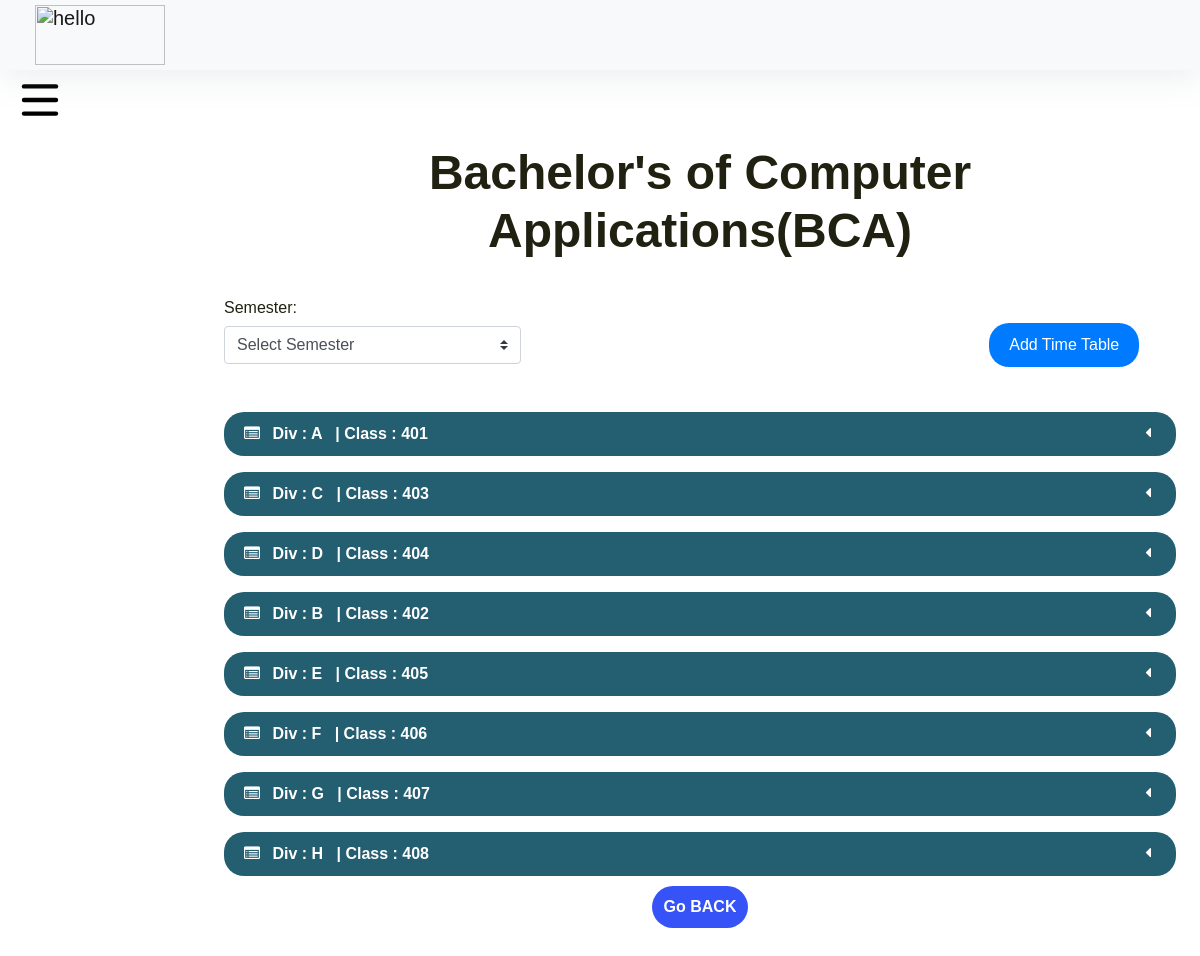
/dept_admin/course_time-table.php?course_code=BCA (signed in), run on the app's committed database.
### tables this page shows
CREATE TABLE IF NOT EXISTS `courses` (
  `course_id` int NOT NULL AUTO_INCREMENT,
  `course_code` varchar(10) NOT NULL,
  `course_name` varchar(50) NOT NULL,
  `no_of_semester` varchar(10) NOT NULL,
  `dept_id` varchar(10) NOT NULL,
  `stream_id` varchar(10) NOT NULL,
  `fees_per_sem` varchar(6) NOT NULL,
  PRIMARY KEY (`course_id`)
);

CREATE TABLE IF NOT EXISTS `class` (
  `id` int NOT NULL AUTO_INCREMENT,
  `class_id` varchar(10) NOT NULL,
  `dept_id` varchar(10) NOT NULL,
  `course_code` varchar(10) NOT NULL,
  `sem` varchar(10) NOT NULL,
  `division` varchar(10) NOT NULL,
  `no_of_student` varchar(10) NOT NULL,
  `teacher_code` varchar(10) DEFAULT NULL,
  PRIMARY KEY (`id`),
  UNIQUE KEY `class_id` (`class_id`)
);

### dept_admin/course_time-table.php (the view, shortened to what this page needs)
<?php include('../common/header.php') ?>
<?php
require_once "../connection/connection.php";
?>
<?php
$course_code = "";
$row = "";
$select = 1;
if (isset($_GET['course_code'])) {
    $course_code = $_GET['course_code'];
    $query = "SELECT * FROM courses WHERE course_code ='$course_code'";
    $result = mysqli_query($con, $query);
    if ((mysqli_num_rows($result)) > 0) {
        $row = mysqli_fetch_array($result);
    } else {
        echo "<script>alert ('NO data found');</script>";
        echo "<script>window.location.href='time-table.php';</script>";
    }
}
?>
<!doctype html>
<html lang="en">
<head>
    <link rel="stylesheet" type="text/css" href="../bootstrap/css/bootstrap.min.css">
    <link rel="stylesheet" type="text/css" href="../css/footer.css">
    <link rel="stylesheet" type="text/css" href="../css/header.css">
    <link rel="stylesheet" type="text/css" href="../css/style.css">
    <link rel="stylesheet" href="https://stackpath.bootstrapcdn.com/font-awesome/4.7.0/css/font-awesome.min.css">
</head>
<body>
    <main role="main" class="col-xl-10 col-lg-12 col-md-12 ml-sm-auto px-md-4 pt-4 mb-2 w-100">
        <div class="sub-main">
            <div class="p-0 rounded text-center">
                <h1>
                    <?php echo $row['course_name'] . "(" . $row['course_code'] . ")"; ?>
                </h1>
            </div>
            <div class="row">
                <div class="col-md-8"></div>
                <div class="col-md-3 ml-5 ">
                    <div class="col-md-12 pt-3 ml-5">
                    </div>
                </div>
            </div>
            <div class="row">
                <div class="col-md-12">
                    <form id="filter" action="course_time-table.php?course_code=<?= $course_code ?>" method="post">
                        <div class="row mt-3">
                            <div class="col-md-4">
                                <div class="form-group">
                                    <label for="exampleInputEmail1">Semester:</label>
                                    <div class="d-flex">
                                        <select class="browser-default custom-select" name="sem" required=""
                                            id="sem_select">
                                            <option value="" hidden>Select Semester</option>
                                        </select>
                                    </div>
                                </div>
                            </div>
                            <div class="col-md-5 align-items-baseline pt-4" style="text-align: center;"></div>
                            <div class="col-md-3 align-items-baseline pt-4" style="text-align: center;">
                                <button type="button" class="btn btn-primary mr-2" data-toggle="modal"
                                    data-target=".bd-example-modal-lg">Add Time Table</button>
                            </div>
                        </div>
                    </form>
                </div>
            </div>
            <?php
            $class_query = "SELECT * FROM class WHERE course_code='$course_code' AND sem='$select'";
            $class_run = mysqli_query($con, $class_query);
            if ((mysqli_num_rows($class_run) > 0)) {
                while ($class_row = mysqli_fetch_assoc($class_run)) {
                    $div = $class_row['division'];
                    $class = $class_row['class_id'];
                    ?>
                    <div class="row">
                        <div class="col-lg-12 col-md-12 col-sm-12 ">
                            <div>
                                <section class="mt-3">
                                <div style="border-radius: 20px;" class="btn btn-block table-one text-white d-flex">
    <span class="font-weight-bold">
        <i class="fa fa-list-alt mr-2" aria-hidden="true"></i>
        <?php echo "Div : " . $div . "   "; ?>
        <?php echo "&nbsp |&nbsp "; ?>
    </span>
    <span class="font-weight-bold">
        <?php echo "Class : " . $class; ?>
    </span>
    <a href="" class="ml-auto font-weight-bold" data-toggle="collapse" data-target="#collapseOne<?php echo $class; ?>">
        <i class="fa text-white fa-caret-down" style="color: black; padding-top: 5px;" aria-hidden="true"></i>
    </a>
</div>
                            </div>
                        </div>
                    </div>
                </div>
                <?php
                }
            }
            ?>
        <div class="btn">
            <button class="home"><a href="/CMS/dept_admin/time-table.php">
                    <span class="span-mother">
                        <span>G</span>
                        <span>o</span>
                        <span>&nbsp;</span>
                        <span>B</span>
                        <span>A</span>
                        <span>C</span>
                        <span>K</span>
                    </span></a>
            </button>
        </div>
    </main>
</body>
</html>

### Css/header.css (style rules this page uses)
body { font-family: "Poppins", sans-serif; font-size: 16px; line-height: 24px; font-weight: 400; color: #212112; background-position: center; background-repeat: repeat; background-size: 7%; background-color: #fff; overflow-x: hidden; transition: all 200ms linear; }
body, header { margin: 0; padding: 0; border: 0; margin-top: 60px; font-size: 100%; font: inherit; vertical-align: baseline; }
*, *:before, *:after { -moz-box-sizing: border-box; -webkit-box-sizing: border-box; box-sizing: border-box; }
@media screen and (max-width: 1680px) { body, input, select, textarea { font-size: 13pt; } }
@media screen and (max-width: 1280px) { body, input, select, textarea { font-size: 12pt; } }
h1 { font-size: 48px; line-height: 1.2; font-weight: 700; color: #212112; text-align: center; }

### Css/style.css (style rules this page uses)
main.col-xl-10.col-lg-12.col-md-12.ml-sm-auto.px-md-4.mb-2.w-100 { padding-top: 1; }

### dept_admin/course_time-table.php (style rules this page uses)
div.btn.btn-block.table-one.text-white.d-flex { background-color: #245e71; }
.btn { border: 0; }
.btn-primary { border: 0; }
.btn { border-radius: 20px; font-size: 16px; padding: 10px 20px; }
.btn-block { display: block; width: 100%; }
div.btn.btn-block.table-one.text-white.d-flex { margin-bottom: 0; }
.fa-caret-down { transform: rotate(90deg); transition: transform ease-in-out 0.3s; }
option[hidden] { display: none; }
a span span { color: #ffffff; }
a { text-decoration: none; color: white; }
div.btn { display: grid; margin-bottom: 50px; }
.home { font-weight: bold; color: white; border-radius: 2rem; width: 95.02px; margin: auto; height: 42.66px; border: none; background-color: #3653f8; display: flex; justify-content: center; align-items: center; }
.home .span-mother { display: flex; overflow: hidden; }

### Common/admin-sidebar.php (style rules this page uses)
button { background: transparent; border: 0; padding: 0; cursor: pointer; text-align: left; }

### data on the page
courses: course_name "Bachelor's of Computer Applications", course_code "BCA"
class: division "A", class "401"
class: division "C", class "403"
class: division "D", class "404"
class: division "B", class "402"
class: division "E", class "405"
class: division "F", class "406"
class: division "G", class "407"
class: division "H", class "408"
